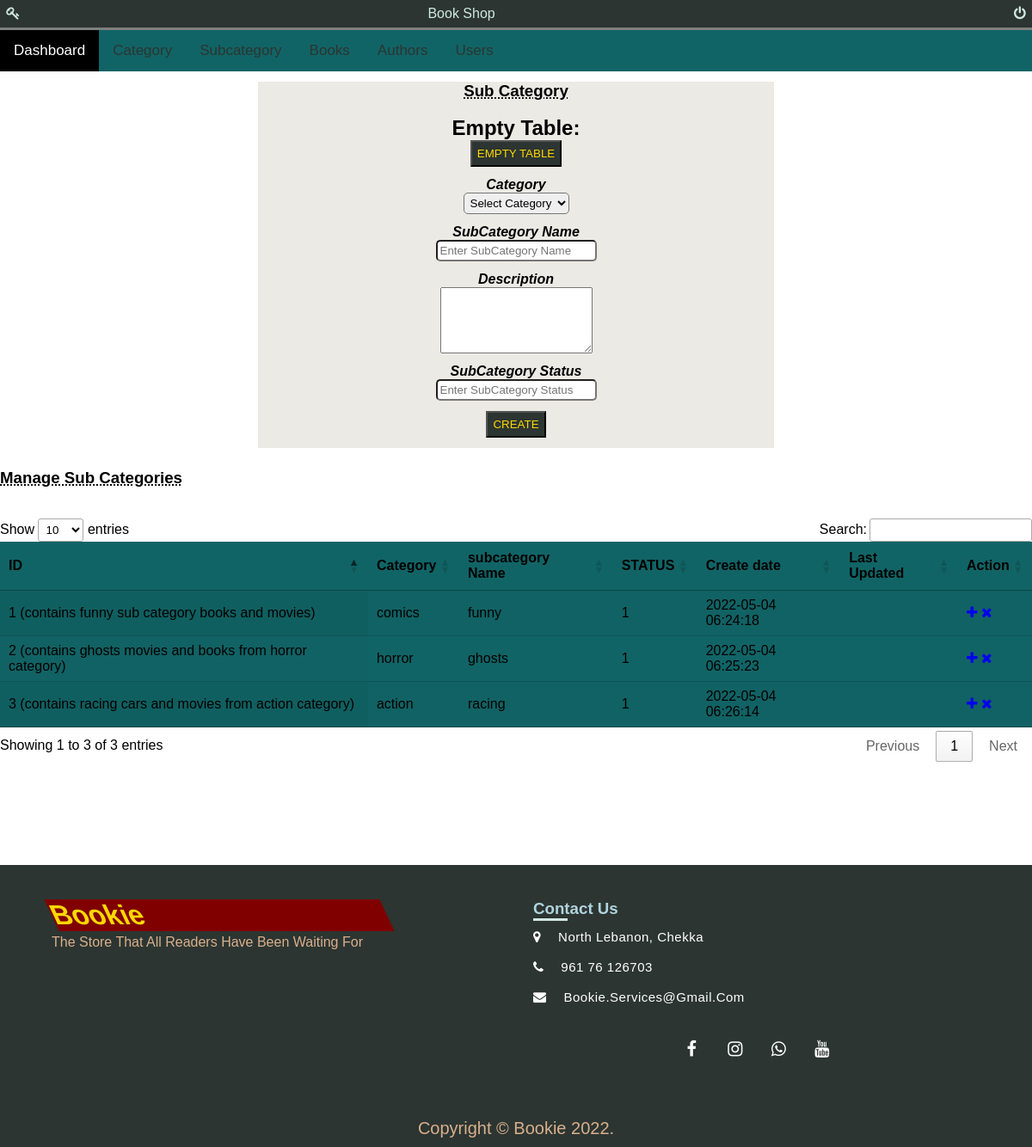
Screenshot of /admin/subcategory.php (signed in) with the database file from the repository.
### tables this page shows
CREATE TABLE `subcategory` (
  `id` int(11) NOT NULL,
  `categoryToken` varchar(255) NOT NULL,
  `categoryName` varchar(255) NOT NULL,
  `subcategoryToken` varchar(255) NOT NULL,
  `subcategoryName` varchar(255) NOT NULL,
  `subcategoryDescription` longtext NOT NULL,
  `subcategoryStatus` int(11) NOT NULL,
  `createDate` timestamp NOT NULL DEFAULT current_timestamp(),
  `updateDate` varchar(255) NOT NULL
);

CREATE TABLE `category` (
  `id` int(11) NOT NULL,
  `categoryToken` varchar(255) NOT NULL,
  `categoryName` varchar(255) NOT NULL,
  `categoryDescription` longtext NOT NULL,
  `categoryStatus` int(11) NOT NULL,
  `createDate` timestamp NOT NULL DEFAULT current_timestamp(),
  `updateDate` varchar(255) NOT NULL
);

### admin/subcategory.php (the view, shortened to what this page needs)
<?php
include('db/connection.php');
if(strlen($_SESSION['email'])==0)
	{
header('location:index.php');
}
else{
?>
<html lang="en">
<head>
	<link href="https://cdn.datatables.net/1.11.3/css/jquery.dataTables.min.css" rel="stylesheet">
			<link rel="stylesheet" href="https://cdnjs.cloudflare.com/ajax/libs/font-awesome/4.7.0/css/font-awesome.min.css">
				<link href="css/admin.css" rel="stylesheet">
</head>
<body>
	<?php include('includes/topnavigation.php');?>
	<center>
		<div class="container">
	<div class="titlewrapper">
		<h3 class="title">sub category</h3>
	</div>
<div class="wrapper">
<div class="wrapper">
<br />
<form method="post">
	<h2>Empty Table:</h2>
	<button type="submit" name="truncateSubCategoryTable" class="adminform_btn">Empty Table</button>
</form>
			<form class="admin_form" name="subcategory" method="post" >
										<div class="adminform_div">
											<label class="adminform_label" for="basicinput">Category</label><br>
											<select name="categoryName" class="adminform_select" required>
												<option value="">Select Category</option>
											</select>
										</div>
										<div class="adminform_div">
											<label class="adminform_label" for="basicinput">SubCategory Name</label><br>
											<input type="text" placeholder="Enter SubCategory Name"  name="subcategoryName" class="adminform_input" required>
										</div>
										<div class="adminform_div">
												<label class="adminform_label" for="basicinput">Description</label><br>
												<textarea class="adminform_textarea" name="subcategoryDescription" rows="5"></textarea>
										</div>
										<div class="adminform_div">
											<label class="adminform_label" for="basicinput">SubCategory Status</label><br>
											<input type="text" placeholder="Enter SubCategory Status"  name="subcategoryStatus" class="adminform_input" required>
										</div>
											<div class="adminform_div">
												<button type="submit" name="submit" class="adminform_btn">Create</button>
											</div>
									</form>
							</div>
						</div>
					</div>
				</center>
						<div class="titlewrapper">
							<h3 class="title">manage sub categories</h3>
						</div>
						<br><br>
								<table id="datable" class="display" style="width:100%">
									<thead>
										<tr>
											<th id="custom_td">ID</th>
											<th id="custom_td">Category</th>
											<th id="custom_td">subcategory Name</th>
											<th id="custom_td">STATUS</th>
											<th id="custom_td">Create date</th>
											<th id="custom_td">Last Updated</th>
											<th id="custom_td">Action</th>
										</tr>
									</thead>
									<tbody>
<?php $query=mysqli_query($con,"SELECT subcategory.id,category.categoryName,subcategory.subcategoryName,subcategory.subcategoryToken,
subcategory.subcategoryDescription, subcategory.subcategoryStatus, subcategory.createDate,
subcategory.updateDate FROM subcategory JOIN category ON category.categoryName=subcategory.categoryName");
$cnt=1;
while($row=mysqli_fetch_array($query))
{
?>
										<tr>
											<td><?php echo htmlentities($cnt);?></td>
											<td id="cap_username"><?php echo htmlentities($row['categoryName']);?></td>
											<td><?php echo htmlentities($row['subcategoryName']);?></td>
											<td><?php echo htmlentities($row['subcategoryDescription']);?></td>
											<td><?php echo htmlentities($row['subcategoryStatus']);?></td>
											<td> <?php echo htmlentities($row['createDate']);?></td>
											<td><?php echo htmlentities($row['updateDate']);?></td>
											<td>
											<a href="editsubcategory.php?subcatName=<?php echo $row['subcategoryToken']?>" ><i class="fa fa-plus"></i></a>
											<a href="subcategory.php?subcatName=<?php echo $row['subcategoryToken']?>&del=delete" onClick="return confirm('Are you sure you want to delete?')"><i class="fa fa-times"></i></a></td>
										</tr>
										<?php $cnt=$cnt+1; } ?>
								</table>
<?php include('includes/footer.inc.php');?>
</body>
<?php } ?>

### admin/css/admin.css (style rules this page uses)
.container { background-color: #ECEAE4; width: 50%; }
.titlewrapper .title { text-transform: capitalize; font-family: sans-serif; transition: 1s; text-decoration: underline; text-decoration-style: dotted; font-weight: 900; margin-top: 2%; }
table { background-color: #116466; }
.adminform_label { color: black; font-weight: bold; font-style: oblique; margin-bottom: 2%; text-transform: capitalize; }
.adminform_input, .adminform_select { border-radius: 5px; padding: 0.5%; margin-bottom: 2%; }
.adminform_textarea { text-transform: capitalize; margin-bottom: 2%; }
.adminform_btn, .submitBtn, .check-reset-otp { color: gold; background-color: #2C3531; padding: 1%; text-transform: uppercase; margin-bottom: 2%; }

### admin/includes/topnavigation.php (style rules this page uses)
* { margin: 0; padding: 0; box-sizing: border-box; font-family: sans-serif; }

### admin/includes/footer.inc.php (style rules this page uses)
.body_footer { position: relative; padding-bottom: 448px; min-height: 100vh; }

### rows the page displays
subcategory: category.categoryName "comics", subcategoryName "funny", subcategoryDescription "contains funny sub category books and movies)", subcategoryStatus "1", createDate "2022-05-04 06:24:18"
subcategory: category.categoryName "horror", subcategoryName "ghosts", subcategoryDescription "contains ghosts movies and books from horror category)", subcategoryStatus "1", createDate "2022-05-04 06:25:23"
subcategory: category.categoryName "action", subcategoryName "racing", subcategoryDescription "contains racing cars and movies from action category)", subcategoryStatus "1", createDate "2022-05-04 06:26:14"
